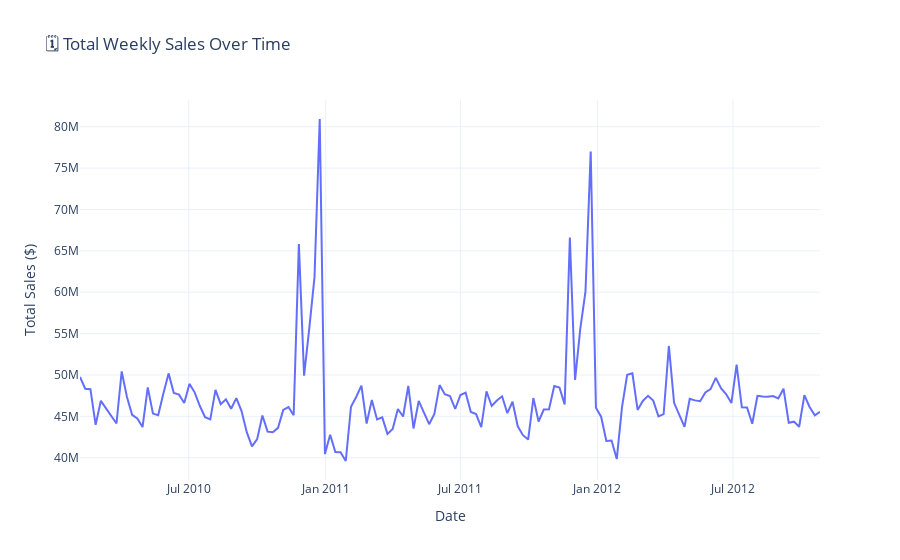
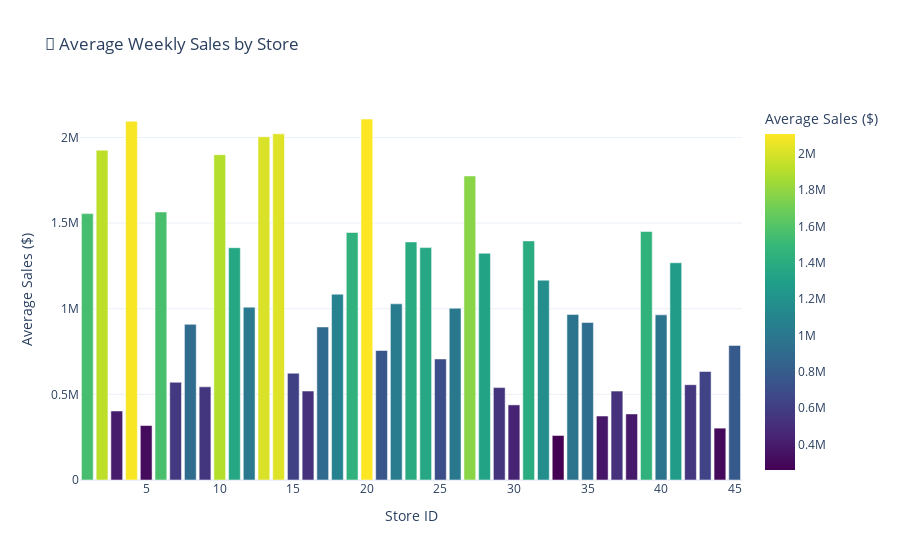
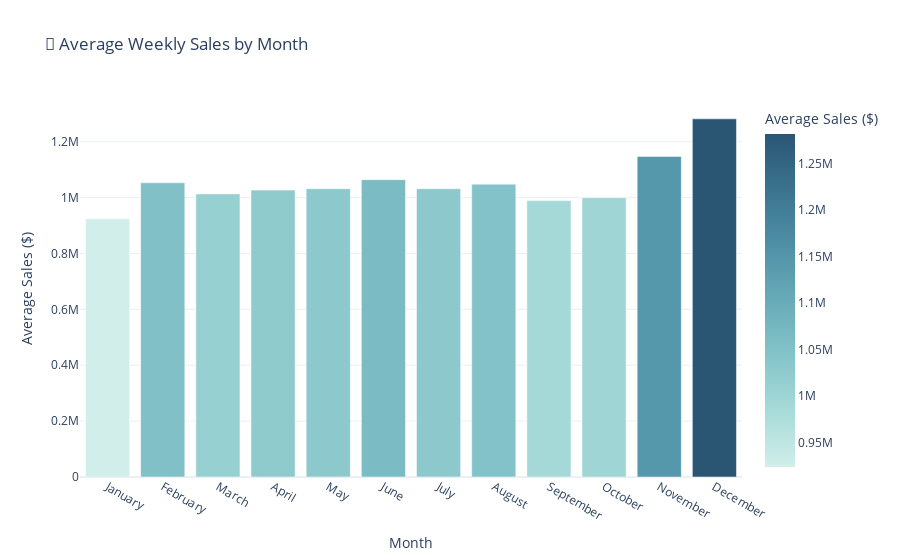
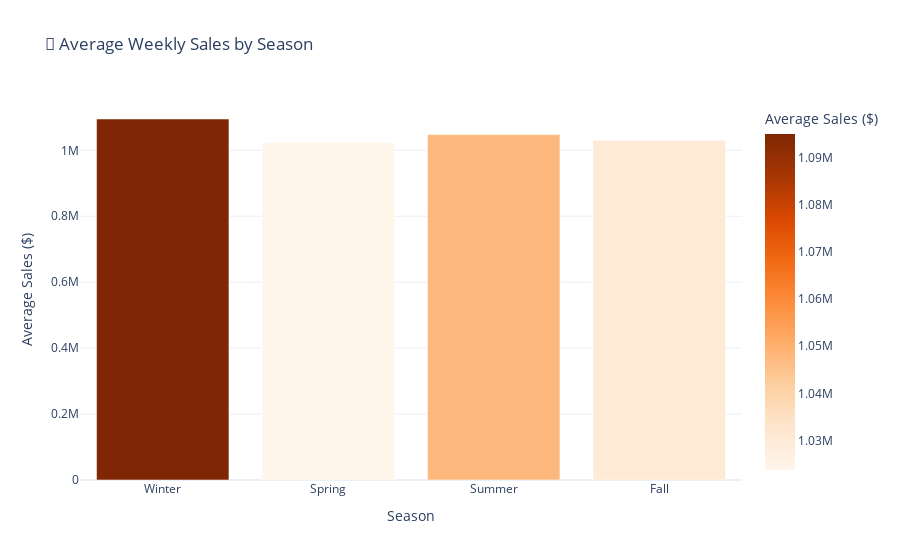

Write notebook code for charts like these, in order.
### Markdown cell above
<h3 style="background: linear-gradient(to right, #0077b6 ,#1d3557);
           padding: 15px;
           font: bold 26px Arial;
           color: #fdd835;
           border-radius: 8px;">
Step 4: Data Visualization – Finding Patterns in Performance
</h3>

With our dataset cleaned and feature-engineered, we proceed to visualize key patterns across time, geography, and economic conditions. 

In this section, I examine:
- Weekly sales distribution across all stores
- Sales trends during holidays versus non-holidays
- Seasonal variations and cyclical behavior
- The effect of economic indicators (fuel price, CPI, unemployment) on performance

These insights form the foundation of our predictive models and business recommendations.

### Code cell
# Total Sales Over Time
sales_over_time = df.groupby('Date')['Weekly_Sales'].sum().reset_index()
fig1 = px.line(sales_over_time, x='Date', y='Weekly_Sales', 
               title='🗓️ Total Weekly Sales Over Time',
               labels={'Weekly_Sales': 'Total Sales ($)', 'Date': 'Date'})
fig1.update_layout(xaxis_title="Date", yaxis_title="Total Sales ($)", template='plotly_white')
fig1.show()

# Average Weekly Sales by Store
avg_sales_store = df.groupby('Store')['Weekly_Sales'].mean().reset_index()
fig2 = px.bar(avg_sales_store, x='Store', y='Weekly_Sales', 
              title='🏬 Average Weekly Sales by Store',
              labels={'Weekly_Sales': 'Average Sales ($)', 'Store': 'Store ID'},
              color='Weekly_Sales', color_continuous_scale='Viridis')
fig2.update_layout(xaxis_title="Store ID", yaxis_title="Average Sales ($)", template='plotly_white')
fig2.show()

# Sales by Month
monthly_sales = df.groupby('Month_Name')['Weekly_Sales'].mean().reindex([
    'January', 'February', 'March', 'April', 'May', 'June',
    'July', 'August', 'September', 'October', 'November', 'December'
]).reset_index()
fig3 = px.bar(monthly_sales, x='Month_Name', y='Weekly_Sales', 
              title='📅 Average Weekly Sales by Month',
              labels={'Weekly_Sales': 'Average Sales ($)', 'Month_Name': 'Month'},
              color='Weekly_Sales', color_continuous_scale='Teal')
fig3.update_layout(xaxis_title="Month", yaxis_title="Average Sales ($)", template='plotly_white')
fig3.show()

# Sales by Season
seasonal_sales = df.groupby('Season')['Weekly_Sales'].mean().reindex(['Winter', 'Spring', 'Summer', 'Fall']).reset_index()
fig4 = px.bar(seasonal_sales, x='Season', y='Weekly_Sales', 
              title='🍂 Average Weekly Sales by Season',
              labels={'Weekly_Sales': 'Average Sales ($)', 'Season': 'Season'},
              color='Weekly_Sales', color_continuous_scale='Oranges')
fig4.update_layout(xaxis_title="Season", yaxis_title="Average Sales ($)", template='plotly_white')
fig4.show()

# Holiday vs Non-Holiday Sales
holiday_sales = df.groupby('Holiday_Flag')['Weekly_Sales'].mean().reset_index()
holiday_sales['Holiday_Label'] = holiday_sales['Holiday_Flag'].map({0: 'Non-Holiday Week', 1: 'Holiday Week'})
fig5 = px.bar(holiday_sales, x='Holiday_Label', y='Weekly_Sales', 
              title='🎉 Holiday vs Non-Holiday Sales',
              labels={'Weekly_Sales': 'Average Sales ($)', 'Holiday_Label': 'Week Type'},
              color='Weekly_Sales', color_continuous_scale='Blues')  # Changed 'Set2' to 'Blues'
fig5.update_layout(xaxis_title="Week Type", yaxis_title="Average Sales ($)", template='plotly_white')
fig5.show()

# Correlation Heatmap
correlation_matrix = df[['Weekly_Sales', 'Temperature', 'Fuel_Price', 'CPI', 'Unemployment']].corr()
fig6 = px.imshow(correlation_matrix, text_auto=True, color_continuous_scale='RdBu_r',
                 title='📈 Correlation Heatmap: Sales vs External Factors')
fig6.update_layout(template='plotly_white')
fig6.show()

### Figure 1 — Plotly figure (JSON) as saved in the notebook; plotly's stock layout.template omitted (floating-point values rounded to 4 significant figures; data arrays with more than 128 entries replaced by an {"elided": "..."} marker saying what was removed)
{"data": [{"hovertemplate": "Date=%{x}<br>Total Sales ($)=%{y}<extra></extra>", "legendgroup": "", "line": {"color": "#636efa", "dash": "solid"}, "marker": {"symbol": "circle"}, "mode": "lines", "name": "", "orientation": "v", "showlegend": false, "type": "scatter", "x": {"elided": "143 str values"}, "xaxis": "x", "y": {"elided": "143 float values"}, "yaxis": "y"}], "layout": {"legend": {"tracegroupgap": 0}, "title": {"text": "🗓️ Total Weekly Sales Over Time"}, "xaxis": {"anchor": "y", "domain": [0.0, 1.0], "title": {"text": "Date"}}, "yaxis": {"anchor": "x", "domain": [0.0, 1.0], "title": {"text": "Total Sales ($)"}}}}

### Figure 2 — Plotly figure (JSON) as saved in the notebook; plotly's stock layout.template omitted (floating-point values rounded to 4 significant figures)
{"data": [{"alignmentgroup": "True", "hovertemplate": "Store ID=%{x}<br>Average Sales ($)=%{marker.color}<extra></extra>", "legendgroup": "", "marker": {"color": [1555000.0, 1926000.0, 402700.0, 2095000.0, 318000.0, 1565000.0, 570600.0, 908700.0, 544000.0, 1899000.0, 1356000.0, 1009000.0, 2004000.0, 2021000.0, 623300.0, 519200.0, 893600.0, 1085000.0, 1445000.0, 2108000.0, 756100.0, 1029000.0, 1390000.0, 1357000.0, 706700.0, 1003000.0, 1775000.0, 1324000.0, 539500.0, 438600.0, 1396000.0, 1167000.0, 259900.0, 966800.0, 919700.0, 373500.0, 518900.0, 385700.0, 1451000.0, 964100.0, 1268000.0, 556400.0, 633300.0, 302700.0, 786000.0], "coloraxis": "coloraxis", "pattern": {"shape": ""}}, "name": "", "offsetgroup": "", "orientation": "v", "showlegend": false, "textposition": "auto", "type": "bar", "x": [1, 2, 3, 4, 5, 6, 7, 8, 9, 10, 11, 12, 13, 14, 15, 16, 17, 18, 19, 20, 21, 22, 23, 24, 25, 26, 27, 28, 29, 30, 31, 32, 33, 34, 35, 36, 37, 38, 39, 40, 41, 42, 43, 44, 45], "xaxis": "x", "y": [1555000.0, 1926000.0, 402700.0, 2095000.0, 318000.0, 1565000.0, 570600.0, 908700.0, 544000.0, 1899000.0, 1356000.0, 1009000.0, 2004000.0, 2021000.0, 623300.0, 519200.0, 893600.0, 1085000.0, 1445000.0, 2108000.0, 756100.0, 1029000.0, 1390000.0, 1357000.0, 706700.0, 1003000.0, 1775000.0, 1324000.0, 539500.0, 438600.0, 1396000.0, 1167000.0, 259900.0, 966800.0, 919700.0, 373500.0, 518900.0, 385700.0, 1451000.0, 964100.0, 1268000.0, 556400.0, 633300.0, 302700.0, 786000.0], "yaxis": "y"}], "layout": {"barmode": "relative", "coloraxis": {"colorbar": {"title": {"text": "Average Sales ($)"}}, "colorscale": [[0.0, "#440154"], [0.1111, "#482878"], [0.2222, "#3e4989"], [0.3333, "#31688e"], [0.4444, "#26828e"], [0.5556, "#1f9e89"], [0.6667, "#35b779"], [0.7778, "#6ece58"], [0.8889, "#b5de2b"], [1.0, "#fde725"]]}, "legend": {"tracegroupgap": 0}, "title": {"text": "🏬 Average Weekly Sales by Store"}, "xaxis": {"anchor": "y", "domain": [0.0, 1.0], "title": {"text": "Store ID"}}, "yaxis": {"anchor": "x", "domain": [0.0, 1.0], "title": {"text": "Average Sales ($)"}}}}

### Figure 3 — Plotly figure (JSON) as saved in the notebook; plotly's stock layout.template omitted (floating-point values rounded to 4 significant figures)
{"data": [{"alignmentgroup": "True", "hovertemplate": "Month=%{x}<br>Average Sales ($)=%{marker.color}<extra></extra>", "legendgroup": "", "marker": {"color": [923900.0, 1053000.0, 1013000.0, 1027000.0, 1032000.0, 1064000.0, 1032000.0, 1048000.0, 989300.0, 999600.0, 1147000.0, 1282000.0], "coloraxis": "coloraxis", "pattern": {"shape": ""}}, "name": "", "offsetgroup": "", "orientation": "v", "showlegend": false, "textposition": "auto", "type": "bar", "x": ["January", "February", "March", "April", "May", "June", "July", "August", "September", "October", "November", "December"], "xaxis": "x", "y": [923900.0, 1053000.0, 1013000.0, 1027000.0, 1032000.0, 1064000.0, 1032000.0, 1048000.0, 989300.0, 999600.0, 1147000.0, 1282000.0], "yaxis": "y"}], "layout": {"barmode": "relative", "coloraxis": {"colorbar": {"title": {"text": "Average Sales ($)"}}, "colorscale": [[0.0, "rgb(209, 238, 234)"], [0.1667, "rgb(168, 219, 217)"], [0.3333, "rgb(133, 196, 201)"], [0.5, "rgb(104, 171, 184)"], [0.6667, "rgb(79, 144, 166)"], [0.8333, "rgb(59, 115, 143)"], [1.0, "rgb(42, 86, 116)"]]}, "legend": {"tracegroupgap": 0}, "title": {"text": "📅 Average Weekly Sales by Month"}, "xaxis": {"anchor": "y", "domain": [0.0, 1.0], "title": {"text": "Month"}}, "yaxis": {"anchor": "x", "domain": [0.0, 1.0], "title": {"text": "Average Sales ($)"}}}}

### Figure 4 — Plotly figure (JSON) as saved in the notebook; plotly's stock layout.template omitted (floating-point values rounded to 4 significant figures)
{"data": [{"alignmentgroup": "True", "hovertemplate": "Season=%{x}<br>Average Sales ($)=%{marker.color}<extra></extra>", "legendgroup": "", "marker": {"color": [1095000.0, 1024000.0, 1048000.0, 1030000.0], "coloraxis": "coloraxis", "pattern": {"shape": ""}}, "name": "", "offsetgroup": "", "orientation": "v", "showlegend": false, "textposition": "auto", "type": "bar", "x": ["Winter", "Spring", "Summer", "Fall"], "xaxis": "x", "y": [1095000.0, 1024000.0, 1048000.0, 1030000.0], "yaxis": "y"}], "layout": {"barmode": "relative", "coloraxis": {"colorbar": {"title": {"text": "Average Sales ($)"}}, "colorscale": [[0.0, "rgb(255,245,235)"], [0.125, "rgb(254,230,206)"], [0.25, "rgb(253,208,162)"], [0.375, "rgb(253,174,107)"], [0.5, "rgb(253,141,60)"], [0.625, "rgb(241,105,19)"], [0.75, "rgb(217,72,1)"], [0.875, "rgb(166,54,3)"], [1.0, "rgb(127,39,4)"]]}, "legend": {"tracegroupgap": 0}, "title": {"text": "🍂 Average Weekly Sales by Season"}, "xaxis": {"anchor": "y", "domain": [0.0, 1.0], "title": {"text": "Season"}}, "yaxis": {"anchor": "x", "domain": [0.0, 1.0], "title": {"text": "Average Sales ($)"}}}}
